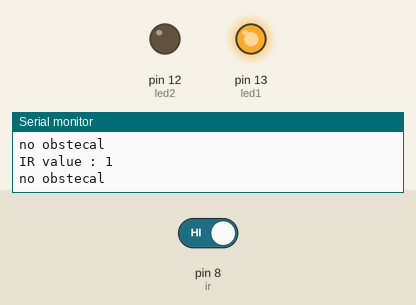
This sketch was run on a simulated Arduino Uno, built with avr-gcc and run on an emulated ATmega328P. On the bench: output pins drawn as LEDs (lit = HIGH), the last lines printed to the serial monitor. Inputs (shaded band) come from the test bench; at power-on: pin 8 (ir) HIGH.

Above: at 1.2 s.
1.3 s: pin 8 (ir) driven LOW
At 2.6 s:
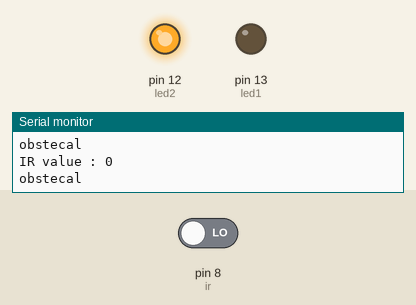
2.9 s: pin 8 (ir) driven HIGH
At 3.9 s:
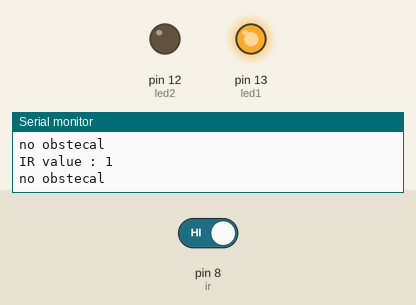
Timing chart, 0 to 5.9 s (numbered marks = the images above; inputs shaded):
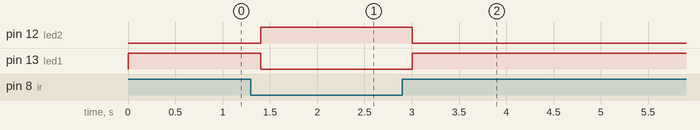

Measured:
- after the input at 1.3 s, pin 12 (led2): LOW → HIGH after 0.10 s; pin 13 (led1): HIGH → LOW after 0.10 s
- after the input at 2.9 s, pin 12 (led2): HIGH → LOW after 0.10 s; pin 13 (led1): LOW → HIGH after 0.10 s

The sketch:

IR_sensor.ino
```cpp
int ir = 8 ;
int led1 = 13 ;
int led2 = 12 ;
void setup() {
  // put your setup code here, to run once:
  Serial.begin(9600);
  pinMode(ir, INPUT);
  pinMode(led1 , OUTPUT);
  pinMode(led2 , OUTPUT);
}

void loop() {
  // put your main code here, to run repeatedly:
    int s = digitalRead(ir );
    Serial.print("IR value : ");
    Serial.println(s);
    if(s==0){
      Serial.println("obstecal");
      digitalWrite(led1 , 0);
      digitalWrite(led2 , 1);
      delay(200);
    }
    else{
      Serial.println("no obstecal");
      digitalWrite(led2 , 0);
      digitalWrite(led1 , 1);
      delay(200);

    }
}
```
